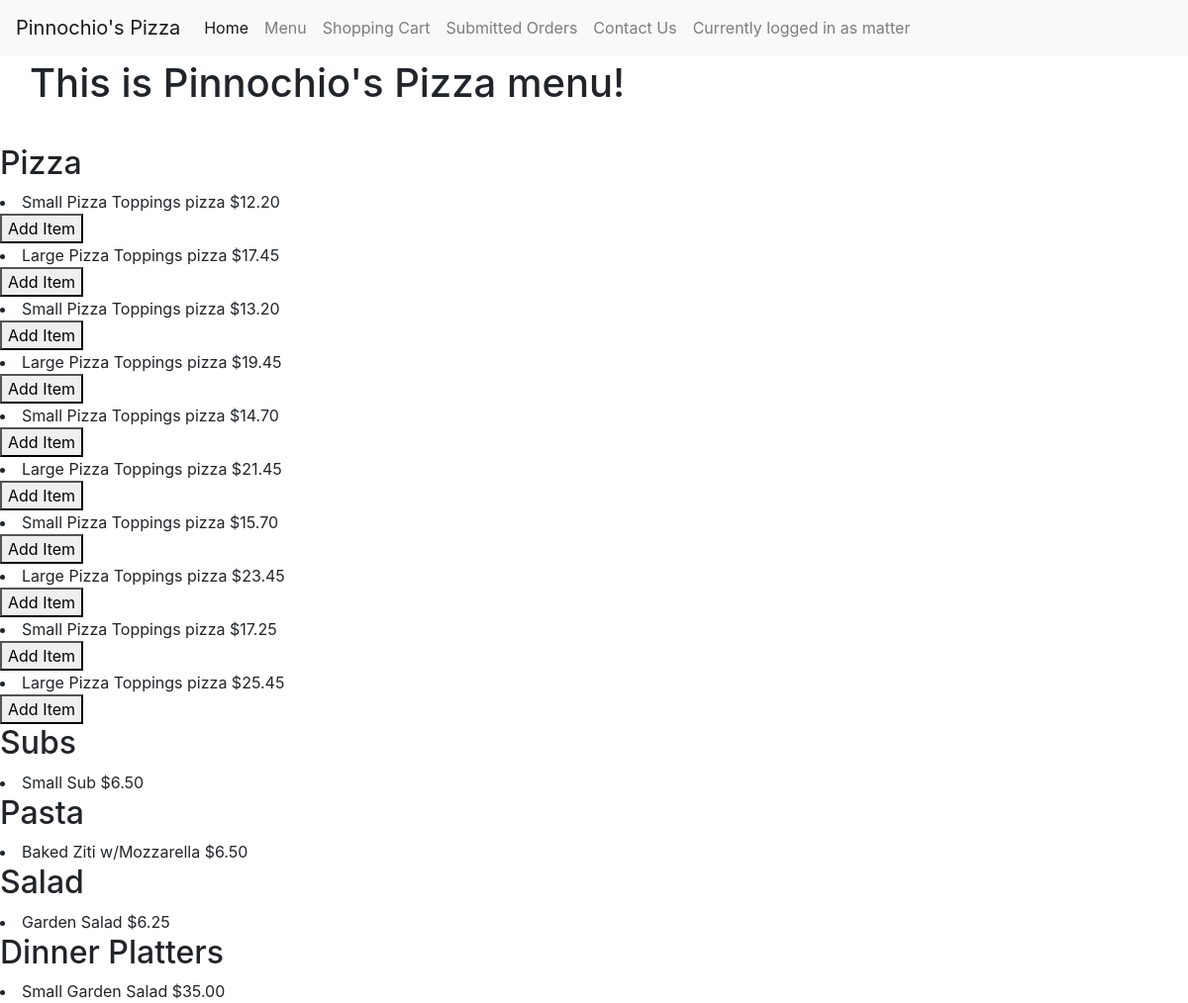
The app's page /menu (signed in) with its own data.
### orders/models.py (models this page shows, shortened)
class Food(models.Model):
    item = models.ForeignKey(Item, on_delete=models.CASCADE, related_name="FoodItem")
    price = models.DecimalField(max_digits = 10, decimal_places=2,validators=[MinValueValidator(0)])
    size = models.ForeignKey(Size, on_delete=models.CASCADE, related_name="Size")
    options = (('true', 'Yes'), ('false', 'No'))
    hasToppings = models.CharField(max_length = 5, choices = options, default = 'false')
    numToppings = models.PositiveIntegerField(default = 0, help_text = "0 for cheese pizza")
    name = models.CharField(max_length = 64, default = "None", help_text = "Do not include size in name")

class Size(models.Model):
    name = models.CharField(max_length = 64)
    def __str__(self):
        return f"{self.name}"

class Item(models.Model):
    name = models.CharField(max_length = 64)
    def __str__(self):
        return f"{self.name}"

### orders/views.py (the view)
# urls.py: path("menu", views.menu, name="menu"),
def menu(request):
    context = {
        "page_text": "This is Pinnochio's Pizza menu!",
        "pizzas": Food.objects.filter(item__name = 'Pizza'),
        "subs": Food.objects.filter(item__name = 'Sub'),
        "pastas": Food.objects.filter(item__name = 'Pasta'),
        "salads": Food.objects.filter(item__name = 'Salad'),
        "dinners": Food.objects.filter(item__name = 'Dinner Platter')
    }
    return render(request, "orders/menu.html", context)

### orders/templates/orders/menu.html (shortened to what this page needs)
{% extends "orders/base.html" %}
{% block body %}
  <h1 class= "main">
    {{ page_text }}
  </h1>
  <h2>Pizza</h2>
   {% for pizza in pizzas %}
      <li>
        {{ pizza.size }} {{ pizza.item }} Toppings pizza ${{ pizza.price }}
      </li>
      <form action="{% url 'add_item' pizza.id%}" method="post">
        <button type="submit" value="pizza.name">Add Item</button>
      </form>
    {% endfor %}
  <h2>Subs</h2>
    {% for sub in subs %}
      <li>
        {{sub.size}} {{ sub.item }} ${{sub.price}}
      </li>
    {% endfor %}
  <h2>Pasta</h2>
   {% for pasta in pastas %}
      <li>
         {{ pasta.name }} ${{pasta.price}}
      </li>
    {% endfor %}
  <h2>Salad</h2>
    {% for salad in salads %}
      <li>
        {{ salad.name }} ${{salad.price}}
      </li>
    {% endfor %}
  <h2>Dinner Platters</h2>
    {% for dinner in dinners %}
      <li>
        {{ dinner.size }} {{ dinner.name }} ${{dinner.price}}
      </li>
    {% endfor %}
{% endblock %}

### orders/templates/orders/base.html (shortened to what this page needs)
{% load static %}
<!DOCTYPE html>
<html>
    <head>
        <link rel="stylesheet" href="https://maxcdn.bootstrapcdn.com/bootstrap/4.0.0-beta.3/css/bootstrap.min.css">
    </head>
    <body>
                    <nav class="navbar navbar-expand-lg navbar-light bg-light fixed-top">
                        <a class="navbar-brand" href="{% url 'index'%}">Pinnochio's Pizza</a>
                        <div class="collapse navbar-collapse" id="navbarNav">
                          <ul class="navbar-nav">
                            <li class="nav-item active">
                              <a class="nav-link" href="{% url 'index'%}">Home<span class="sr-only">(current)</span></a>
                            </li>
                            <li class="nav-item">
                              <a class="nav-link" href="{% url 'menu'%}">Menu</a>
                            </li>
                            <li class="nav-item">
                              <a class="nav-link" href="{% url 'cart'%}">Shopping Cart</a>
                            </li>
                            <li class="nav-item">
                              <a class="nav-link" href="{% url 'orders'%}">Submitted Orders</a>
                            </li>
                            <li class="nav-item">
                              <a class="nav-link" href="{% url 'contact'%}">Contact Us</a>
                            </li>
                            <li class="nav-item">
                            {% if user.username%}
                              <a class = "nav-link my-2 my-lg-0"> Currently logged in as {{user.username}}</a>
                            {% endif %}
                            </li>
                          </ul>
                        </div>
                    </nav>
        {% block body %}
        {% endblock %}
    </body>
</html>

### orders/templates/orders/base.html (style rules this page uses)
.main { padding: 30px; margin-top: 30px; }

### records on screen
Food: size "Small", item "Pizza", price "12.20"
Food: size "Large", item "Pizza", price "17.45"
Food: size "Small", item "Pizza", price "13.20"
Food: size "Large", item "Pizza", price "19.45"
Food: size "Small", item "Pizza", price "14.70"
Food: size "Large", item "Pizza", price "21.45"
Food: size "Small", item "Pizza", price "15.70"
Food: size "Large", item "Pizza", price "23.45"
Food: size "Small", item "Pizza", price "17.25"
Food: size "Large", item "Pizza", price "25.45"
Food: size "Small", item "Sub", price "6.50"
Food: name "Baked Ziti w/Mozzarella", price "6.50"
Food: name "Garden Salad", price "6.25"
Food: size "Small", name "Garden Salad", price "35.00"

### other values on screen
{{ user.username }} "matter"
{{ page_text }} "This is Pinnochio's Pizza menu!"
